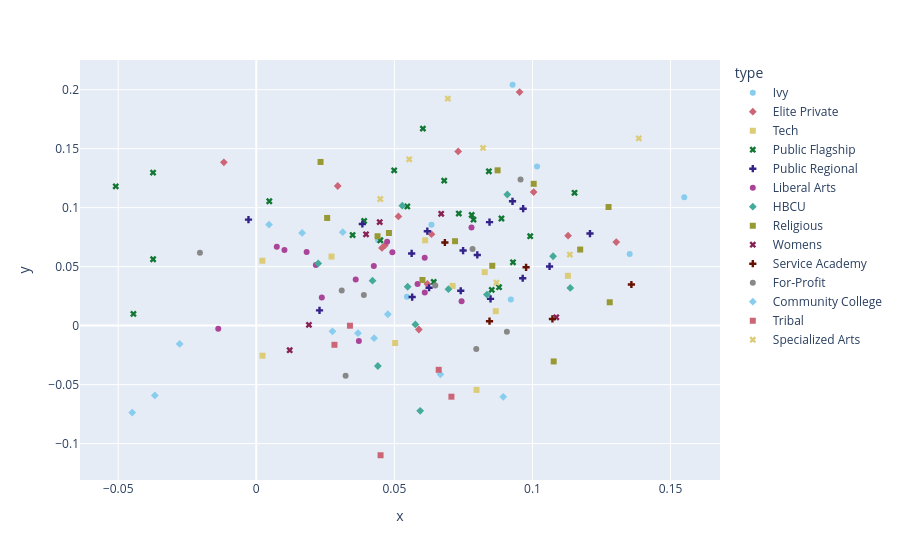

Source (notebook cell):
### Code cell
fig = px.scatter(
    df_scored,
    x="x", y="y",
    color="type",
    symbol="type",
    color_discrete_sequence=px.colors.qualitative.Safe,
    hover_name="name",
)
fig.show()

### Figure 1 — Plotly figure (JSON) as saved in the notebook; plotly's stock layout.template omitted (floating-point values rounded to 4 significant figures)
{"data": [{"hovertemplate": "<b>%{hovertext}</b><br><br>type=Ivy<br>x=%{x}<br>y=%{y}<extra></extra>", "hovertext": ["Brown University", "Columbia University in the City of New York", "Cornell University", "Dartmouth College", "Harvard University", "Princeton University", "University of Pennsylvania", "Yale University"], "legendgroup": "Ivy", "marker": {"color": "rgb(136, 204, 238)", "symbol": "circle"}, "mode": "markers", "name": "Ivy", "orientation": "v", "showlegend": true, "type": "scatter", "x": [0.1017, 0.09281, 0.04406, 0.05455, 0.1352, 0.09217, 0.06343, 0.155], "xaxis": "x", "y": [0.1349, 0.2042, 0.07255, 0.02437, 0.06073, 0.02203, 0.0854, 0.1088], "yaxis": "y"}, {"hovertemplate": "<b>%{hovertext}</b><br><br>type=Elite Private<br>x=%{x}<br>y=%{y}<extra></extra>", "hovertext": ["George Washington University", "Johns Hopkins University", "New York University", "Northeastern University", "Northwestern University", "Pacific Oaks College", "Rice University", "Stanford University", "Tufts University", "University of Chicago", "University of Southern California", "Vanderbilt University", "Washington University in St Louis"], "legendgroup": "Elite Private", "marker": {"color": "rgb(204, 102, 119)", "symbol": "diamond"}, "mode": "markers", "name": "Elite Private", "orientation": "v", "showlegend": true, "type": "scatter", "x": [0.05146, 0.1004, 0.09534, 0.04551, 0.02949, 0.04653, 0.06195, 0.1303, 0.1129, 0.0731, 0.06343, 0.05886, -0.01174], "xaxis": "x", "y": [0.09259, 0.1132, 0.198, 0.06583, 0.1184, 0.06797, 0.03537, 0.07078, 0.07622, 0.1476, 0.07751, -0.00329, 0.1384], "yaxis": "y"}, {"hovertemplate": "<b>%{hovertext}</b><br><br>type=Tech<br>x=%{x}<br>y=%{y}<extra></extra>", "hovertext": ["California Institute of Technology", "California Polytechnic State University-San Luis Obispo", "Colorado School of Mines", "Franklin W Olin College of Engineering", "Georgia Institute of Technology-Main Campus", "Illinois Institute of Technology", "Massachusetts Institute of Technology", "Rose-Hulman Institute of Technology", "Webb Institute", "Worcester Polytechnic Institute"], "legendgroup": "Tech", "marker": {"color": "rgb(221, 204, 119)", "symbol": "square"}, "mode": "markers", "name": "Tech", "orientation": "v", "showlegend": true, "type": "scatter", "x": [0.08272, 0.06115, 0.07975, 0.002201, 0.002252, 0.08671, 0.1128, 0.02723, 0.05028, 0.0711], "xaxis": "x", "y": [0.04532, 0.07229, -0.05447, 0.055, -0.02549, 0.01225, 0.04224, 0.05853, -0.01472, 0.03367], "yaxis": "y"}, {"hovertemplate": "<b>%{hovertext}</b><br><br>type=Public Flagship<br>x=%{x}<br>y=%{y}<extra></extra>", "hovertext": ["Indiana University-Bloomington", "Michigan State University", "Ohio State University-Main Campus", "Purdue University-Main Campus", "Rutgers University-New Brunswick", "The University of Texas at Austin", "University of Arizona", "University of California-Berkeley", "University of California-Irvine", "University of California-Los Angeles", "University of California-San Diego", "University of Colorado Boulder", "University of Florida", "University of Georgia", "University of Illinois Urbana-Champaign", "University of Iowa", "University of Maryland-College Park", "University of Michigan-Ann Arbor", "University of Minnesota-Twin Cities", "University of North Carolina at Chapel Hill", "University of Virginia-Main Campus", "University of Washington-Seattle Campus", "University of Wisconsin-Madison"], "legendgroup": "Public Flagship", "marker": {"color": "rgb(17, 119, 51)", "symbol": "x"}, "mode": "markers", "name": "Public Flagship", "orientation": "v", "showlegend": true, "type": "scatter", "x": [0.06424, 0.09294, -0.05089, -0.03737, 0.04491, 0.1152, 0.08877, 0.04993, 0.06804, 0.06033, 0.08421, 0.03488, 0.09918, 0.0879, 0.004712, 0.08526, 0.03905, 0.07333, 0.05468, 0.07799, -0.04449, -0.03738, 0.07866], "xaxis": "x", "y": [0.037, 0.05366, 0.1181, 0.05627, 0.07238, 0.1126, 0.09079, 0.1316, 0.1229, 0.167, 0.1308, 0.07675, 0.07579, 0.03256, 0.1054, 0.03031, 0.08877, 0.095, 0.101, 0.09377, 0.009932, 0.1297, 0.08985], "yaxis": "y"}, {"hovertemplate": "<b>%{hovertext}</b><br><br>type=Public Regional<br>x=%{x}<br>y=%{y}<extra></extra>", "hovertext": ["Colorado State University-Fort Collins", "Florida International University", "Florida State University", "Iowa State University", "Mississippi State University", "San Diego State University", "The University of Alabama", "University of Alabama at Birmingham", "University of Alabama in Huntsville", "University of Alaska Anchorage", "University of Alaska Southeast", "University of Central Florida", "University of Hawaii at Hilo", "University of Hawaii at Manoa", "University of Houston", "University of Houston-Clear Lake", "University of Houston-Victoria"], "legendgroup": "Public Regional", "marker": {"color": "rgb(51, 34, 136)", "symbol": "cross"}, "mode": "markers", "name": "Public Regional", "orientation": "v", "showlegend": true, "type": "scatter", "x": [0.05644, 0.09646, 0.1062, 0.08482, 0.07403, 0.03841, 0.1208, 0.09278, 0.08445, -0.002827, 0.02289, 0.07489, 0.06193, 0.05626, 0.09663, 0.08002, 0.06258], "xaxis": "x", "y": [0.02422, 0.04015, 0.05014, 0.02263, 0.02957, 0.08616, 0.07806, 0.1054, 0.08772, 0.08988, 0.01294, 0.06363, 0.08003, 0.06119, 0.09911, 0.05992, 0.03209], "yaxis": "y"}, {"hovertemplate": "<b>%{hovertext}</b><br><br>type=Liberal Arts<br>x=%{x}<br>y=%{y}<extra></extra>", "hovertext": ["Amherst College", "Bowdoin College", "Carleton College", "Claremont McKenna College", "Colby College", "Davidson College", "Grinnell College", "Haverford College", "Kenyon College", "Middlebury College", "Oberlin College", "Pomona College", "Reed College", "Swarthmore College", "Whitman College", "Williams College"], "legendgroup": "Liberal Arts", "marker": {"color": "rgb(170, 68, 153)", "symbol": "circle"}, "mode": "markers", "name": "Liberal Arts", "orientation": "v", "showlegend": true, "type": "scatter", "x": [0.02157, -0.01377, 0.036, 0.04256, 0.0584, 0.0102, 0.03714, 0.007425, 0.02372, 0.061, 0.07792, 0.06098, 0.07433, 0.04738, 0.01824, 0.04927], "xaxis": "x", "y": [0.05132, -0.002608, 0.03904, 0.05062, 0.03523, 0.06418, -0.01313, 0.06681, 0.0239, 0.02811, 0.08327, 0.05748, 0.02063, 0.07119, 0.06247, 0.06211], "yaxis": "y"}, {"hovertemplate": "<b>%{hovertext}</b><br><br>type=HBCU<br>x=%{x}<br>y=%{y}<extra></extra>", "hovertext": ["Clark Atlanta University", "Dillard University", "Fisk University", "Florida Agricultural and Mechanical University", "Grambling State University", "Hampton University", "Howard University", "Morehouse College", "Morehouse School of Medicine", "Morgan State University", "Tuskegee University", "Xavier University of Louisiana"], "legendgroup": "HBCU", "marker": {"color": "rgb(68, 170, 153)", "symbol": "diamond"}, "mode": "markers", "name": "HBCU", "orientation": "v", "showlegend": true, "type": "scatter", "x": [0.02243, 0.05286, 0.06956, 0.05934, 0.05759, 0.09089, 0.08351, 0.04402, 0.04209, 0.05481, 0.1137, 0.1075], "xaxis": "x", "y": [0.05268, 0.1017, 0.03089, -0.07222, 0.001028, 0.1111, 0.02631, -0.03423, 0.03812, 0.03293, 0.03198, 0.05882], "yaxis": "y"}, {"hovertemplate": "<b>%{hovertext}</b><br><br>type=Religious<br>x=%{x}<br>y=%{y}<extra></extra>", "hovertext": ["Baylor University", "Boston College", "College of the Ozarks", "Duke University", "Emory University", "Fordham University", "Georgetown University", "Gonzaga University", "Liberty University", "Loyola University Chicago", "Southern Methodist University", "University of Notre Dame", "Villanova University"], "legendgroup": "Religious", "marker": {"color": "rgb(153, 153, 51)", "symbol": "square"}, "mode": "markers", "name": "Religious", "orientation": "v", "showlegend": true, "type": "scatter", "x": [0.08544, 0.08737, 0.06017, 0.1173, 0.128, 0.1276, 0.07196, 0.04391, 0.02566, 0.02326, 0.1077, 0.1004, 0.04803], "xaxis": "x", "y": [0.05071, 0.1316, 0.03869, 0.06449, 0.01979, 0.1005, 0.07156, 0.07574, 0.09127, 0.1387, -0.03037, 0.1202, 0.07853], "yaxis": "y"}, {"hovertemplate": "<b>%{hovertext}</b><br><br>type=Womens<br>x=%{x}<br>y=%{y}<extra></extra>", "hovertext": ["Barnard College", "Bennett College", "Bryn Mawr College", "Smith College", "Vassar College", "Wellesley College"], "legendgroup": "Womens", "marker": {"color": "rgb(136, 34, 85)", "symbol": "x"}, "mode": "markers", "name": "Womens", "orientation": "v", "showlegend": true, "type": "scatter", "x": [0.03974, 0.0121, 0.01906, 0.0447, 0.1086, 0.06695], "xaxis": "x", "y": [0.07742, -0.02083, 0.0006643, 0.08775, 0.007061, 0.0948], "yaxis": "y"}, {"hovertemplate": "<b>%{hovertext}</b><br><br>type=Service Academy<br>x=%{x}<br>y=%{y}<extra></extra>", "hovertext": ["United States Air Force Academy", "United States Coast Guard Academy", "United States Merchant Marine Academy", "United States Military Academy", "United States Naval Academy"], "legendgroup": "Service Academy", "marker": {"color": "rgb(102, 17, 0)", "symbol": "cross"}, "mode": "markers", "name": "Service Academy", "orientation": "v", "showlegend": true, "type": "scatter", "x": [0.09769, 0.08444, 0.1358, 0.1072, 0.06828], "xaxis": "x", "y": [0.04942, 0.003762, 0.03485, 0.005638, 0.07045], "yaxis": "y"}, {"hovertemplate": "<b>%{hovertext}</b><br><br>type=For-Profit<br>x=%{x}<br>y=%{y}<extra></extra>", "hovertext": ["Capella University", "DeVry University-Illinois", "Full Sail University", "Grand Canyon University", "Southern New Hampshire University", "Strayer University-District of Columbia", "University of Phoenix-Arizona", "Walden University", "Western Governors University"], "legendgroup": "For-Profit", "marker": {"color": "rgb(136, 136, 136)", "symbol": "circle"}, "mode": "markers", "name": "For-Profit", "orientation": "v", "showlegend": true, "type": "scatter", "x": [0.03093, 0.03895, 0.0783, 0.06481, 0.03235, -0.0204, 0.09568, 0.07965, 0.09074], "xaxis": "x", "y": [0.02972, 0.02602, 0.06493, 0.0341, -0.04253, 0.06167, 0.1238, -0.01982, -0.005298], "yaxis": "y"}, {"hovertemplate": "<b>%{hovertext}</b><br><br>type=Community College<br>x=%{x}<br>y=%{y}<extra></extra>", "hovertext": ["Austin Community College District", "Broward College", "Community College of Philadelphia", "Houston Community College", "Ivy Tech Community College", "Lone Star College System", "Miami Dade College", "Northern Virginia Community College", "Pasadena City College", "Santa Monica College", "Tarrant County College District", "Valencia College"], "legendgroup": "Community College", "marker": {"color": "rgb(136, 204, 238)", "symbol": "diamond"}, "mode": "markers", "name": "Community College", "orientation": "v", "showlegend": true, "type": "scatter", "x": [-0.02775, 0.04764, 0.00462, 0.03682, 0.06666, 0.08942, 0.04266, -0.04492, 0.0166, 0.03131, -0.03673, 0.02758], "xaxis": "x", "y": [-0.01552, 0.009645, 0.08569, -0.006419, -0.04126, -0.06035, -0.01068, -0.0737, 0.07855, 0.0792, -0.05919, -0.004862], "yaxis": "y"}, {"hovertemplate": "<b>%{hovertext}</b><br><br>type=Tribal<br>x=%{x}<br>y=%{y}<extra></extra>", "hovertext": ["Blackfeet Community College", "Dine College", "Haskell Indian Nations University", "Navajo Technical University", "Salish Kootenai College"], "legendgroup": "Tribal", "marker": {"color": "rgb(204, 102, 119)", "symbol": "square"}, "mode": "markers", "name": "Tribal", "orientation": "v", "showlegend": true, "type": "scatter", "x": [0.03391, 0.06605, 0.0283, 0.045, 0.07066], "xaxis": "x", "y": [-7.568e-05, -0.03747, -0.01626, -0.1099, -0.06025], "yaxis": "y"}, {"hovertemplate": "<b>%{hovertext}</b><br><br>type=Specialized Arts<br>x=%{x}<br>y=%{y}<extra></extra>", "hovertext": ["Berklee College of Music", "California Institute of the Arts", "Curtis Institute of Music", "Pratt Institute-Main", "Rhode Island School of Design", "School of the Art Institute of Chicago", "The Juilliard School"], "legendgroup": "Specialized Arts", "marker": {"color": "rgb(221, 204, 119)", "symbol": "x"}, "mode": "markers", "name": "Specialized Arts", "orientation": "v", "showlegend": true, "type": "scatter", "x": [0.04488, 0.05536, 0.1135, 0.08211, 0.08696, 0.06936, 0.1385], "xaxis": "x", "y": [0.1073, 0.141, 0.06021, 0.1506, 0.03648, 0.1924, 0.1587], "yaxis": "y"}], "layout": {"legend": {"title": {"text": "type"}, "tracegroupgap": 0}, "margin": {"t": 60}, "xaxis": {"anchor": "y", "domain": [0, 1], "title": {"text": "x"}}, "yaxis": {"anchor": "x", "domain": [0, 1], "title": {"text": "y"}}}}
